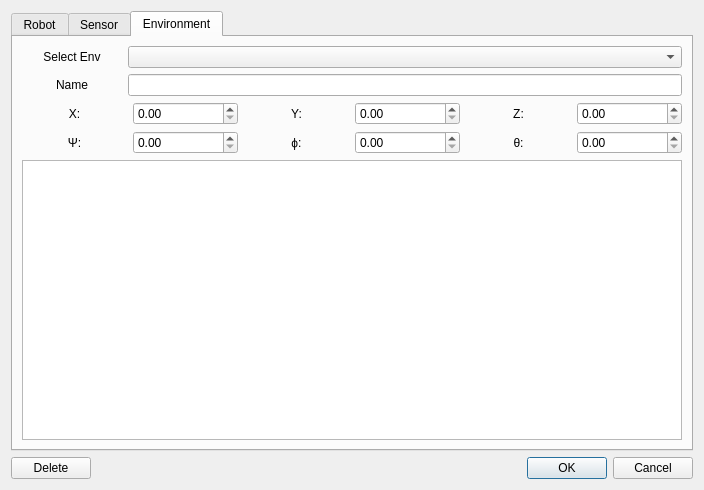
<?xml version="1.0" encoding="UTF-8"?>
<ui version="4.0">
 <class>EntityEditWindow</class>
 <widget class="QDialog" name="EntityEditWindow">
  <property name="geometry">
   <rect>
    <x>0</x>
    <y>0</y>
    <width>704</width>
    <height>490</height>
   </rect>
  </property>
  <property name="windowTitle">
   <string>Dialog</string>
  </property>
  <layout class="QGridLayout" name="gridLayout">
   <item row="1" column="0">
    <layout class="QHBoxLayout" name="horizontalLayout">
     <item>
      <widget class="QPushButton" name="deleteButton">
       <property name="sizePolicy">
        <sizepolicy hsizetype="Minimum" vsizetype="Fixed">
         <horstretch>0</horstretch>
         <verstretch>0</verstretch>
        </sizepolicy>
       </property>
       <property name="text">
        <string>Delete</string>
       </property>
      </widget>
     </item>
     <item>
      <widget class="QDialogButtonBox" name="buttonBox">
       <property name="sizePolicy">
        <sizepolicy hsizetype="Minimum" vsizetype="Fixed">
         <horstretch>0</horstretch>
         <verstretch>0</verstretch>
        </sizepolicy>
       </property>
       <property name="layoutDirection">
        <enum>Qt::LeftToRight</enum>
       </property>
       <property name="orientation">
        <enum>Qt::Horizontal</enum>
       </property>
       <property name="standardButtons">
        <set>QDialogButtonBox::Cancel|QDialogButtonBox::Ok</set>
       </property>
      </widget>
     </item>
    </layout>
   </item>
   <item row="0" column="0">
    <widget class="QTabWidget" name="editEntityTab">
     <property name="currentIndex">
      <number>2</number>
     </property>
     <widget class="QWidget" name="addRobot">
      <attribute name="title">
       <string>Robot</string>
      </attribute>
      <layout class="QGridLayout" name="gridLayout_4">
       <item row="2" column="0">
        <layout class="QGridLayout" name="gridLayout_3">
         <item row="0" column="0">
          <layout class="QHBoxLayout" name="horizontalLayout_13">
           <item>
            <widget class="QLabel" name="label_13">
             <property name="text">
              <string>X:</string>
             </property>
             <property name="alignment">
              <set>Qt::AlignCenter</set>
             </property>
            </widget>
           </item>
           <item>
            <widget class="QDoubleSpinBox" name="robotPosX"/>
           </item>
          </layout>
         </item>
         <item row="0" column="1">
          <layout class="QHBoxLayout" name="horizontalLayout_8">
           <item>
            <widget class="QLabel" name="label_8">
             <property name="text">
              <string>Y:</string>
             </property>
             <property name="alignment">
              <set>Qt::AlignCenter</set>
             </property>
            </widget>
           </item>
           <item>
            <widget class="QDoubleSpinBox" name="robotPosY"/>
           </item>
          </layout>
         </item>
         <item row="0" column="2">
          <layout class="QHBoxLayout" name="horizontalLayout_12">
           <item>
            <widget class="QLabel" name="label_12">
             <property name="text">
              <string>Z:</string>
             </property>
             <property name="alignment">
              <set>Qt::AlignCenter</set>
             </property>
            </widget>
           </item>
           <item>
            <widget class="QDoubleSpinBox" name="robotPosZ"/>
           </item>
          </layout>
         </item>
         <item row="1" column="0">
          <layout class="QHBoxLayout" name="horizontalLayout_11">
           <item>
            <widget class="QLabel" name="label_11">
             <property name="text">
              <string>Ψ:</string>
             </property>
             <property name="alignment">
              <set>Qt::AlignCenter</set>
             </property>
            </widget>
           </item>
           <item>
            <widget class="QDoubleSpinBox" name="robotRotX"/>
           </item>
          </layout>
         </item>
         <item row="1" column="1">
          <layout class="QHBoxLayout" name="horizontalLayout_10">
           <item>
            <widget class="QLabel" name="label_10">
             <property name="text">
              <string>ϕ:</string>
             </property>
             <property name="alignment">
              <set>Qt::AlignCenter</set>
             </property>
            </widget>
           </item>
           <item>
            <widget class="QDoubleSpinBox" name="robotRotY"/>
           </item>
          </layout>
         </item>
         <item row="1" column="2">
          <layout class="QHBoxLayout" name="horizontalLayout_9">
           <item>
            <widget class="QLabel" name="label_9">
             <property name="text">
              <string>θ:</string>
             </property>
             <property name="alignment">
              <set>Qt::AlignCenter</set>
             </property>
            </widget>
           </item>
           <item>
            <widget class="QDoubleSpinBox" name="robotRotZ"/>
           </item>
          </layout>
         </item>
        </layout>
       </item>
       <item row="3" column="0">
        <widget class="QTableWidget" name="robotAdvancedOptions"/>
       </item>
       <item row="0" column="0">
        <layout class="QHBoxLayout" name="horizontalLayout_14">
         <item>
          <widget class="QLabel" name="label_14">
           <property name="minimumSize">
            <size>
             <width>100</width>
             <height>0</height>
            </size>
           </property>
           <property name="baseSize">
            <size>
             <width>0</width>
             <height>0</height>
            </size>
           </property>
           <property name="text">
            <string>Select Robot</string>
           </property>
           <property name="alignment">
            <set>Qt::AlignCenter</set>
           </property>
          </widget>
         </item>
         <item>
          <widget class="QComboBox" name="robotComboBox">
           <property name="sizePolicy">
            <sizepolicy hsizetype="Expanding" vsizetype="Fixed">
             <horstretch>0</horstretch>
             <verstretch>0</verstretch>
            </sizepolicy>
           </property>
          </widget>
         </item>
        </layout>
       </item>
       <item row="1" column="0">
        <layout class="QHBoxLayout" name="horizontalLayout_15">
         <item>
          <widget class="QLabel" name="label_7">
           <property name="minimumSize">
            <size>
             <width>100</width>
             <height>0</height>
            </size>
           </property>
           <property name="baseSize">
            <size>
             <width>0</width>
             <height>0</height>
            </size>
           </property>
           <property name="text">
            <string>Name</string>
           </property>
           <property name="alignment">
            <set>Qt::AlignCenter</set>
           </property>
          </widget>
         </item>
         <item>
          <widget class="QLineEdit" name="robotName"/>
         </item>
        </layout>
       </item>
      </layout>
      <zorder>robotAdvancedOptions</zorder>
      <zorder></zorder>
      <zorder></zorder>
     </widget>
     <widget class="QWidget" name="addSensor">
      <attribute name="title">
       <string>Sensor</string>
      </attribute>
      <layout class="QGridLayout" name="gridLayout_7">
       <item row="0" column="0">
        <layout class="QHBoxLayout" name="horizontalLayout_18">
         <item>
          <widget class="QLabel" name="label_18">
           <property name="minimumSize">
            <size>
             <width>100</width>
             <height>0</height>
            </size>
           </property>
           <property name="baseSize">
            <size>
             <width>0</width>
             <height>0</height>
            </size>
           </property>
           <property name="text">
            <string>Select Sensor</string>
           </property>
           <property name="alignment">
            <set>Qt::AlignCenter</set>
           </property>
          </widget>
         </item>
         <item>
          <widget class="QComboBox" name="sensorComboBox">
           <property name="sizePolicy">
            <sizepolicy hsizetype="Expanding" vsizetype="Fixed">
             <horstretch>0</horstretch>
             <verstretch>0</verstretch>
            </sizepolicy>
           </property>
          </widget>
         </item>
        </layout>
       </item>
       <item row="1" column="0">
        <layout class="QHBoxLayout" name="horizontalLayout_17">
         <item>
          <widget class="QLabel" name="label_17">
           <property name="minimumSize">
            <size>
             <width>100</width>
             <height>0</height>
            </size>
           </property>
           <property name="baseSize">
            <size>
             <width>0</width>
             <height>0</height>
            </size>
           </property>
           <property name="text">
            <string>Name</string>
           </property>
           <property name="alignment">
            <set>Qt::AlignCenter</set>
           </property>
          </widget>
         </item>
         <item>
          <widget class="QLineEdit" name="sensorName"/>
         </item>
        </layout>
       </item>
       <item row="2" column="0">
        <layout class="QGridLayout" name="gridLayout_6">
         <item row="0" column="0">
          <layout class="QHBoxLayout" name="horizontalLayout_19">
           <item>
            <widget class="QLabel" name="label_19">
             <property name="text">
              <string>X:</string>
             </property>
             <property name="alignment">
              <set>Qt::AlignCenter</set>
             </property>
            </widget>
           </item>
           <item>
            <widget class="QDoubleSpinBox" name="sensorPosX"/>
           </item>
          </layout>
         </item>
         <item row="0" column="1">
          <layout class="QHBoxLayout" name="horizontalLayout_20">
           <item>
            <widget class="QLabel" name="label_20">
             <property name="text">
              <string>Y:</string>
             </property>
             <property name="alignment">
              <set>Qt::AlignCenter</set>
             </property>
            </widget>
           </item>
           <item>
            <widget class="QDoubleSpinBox" name="sensorPosY"/>
           </item>
          </layout>
         </item>
         <item row="0" column="2">
          <layout class="QHBoxLayout" name="horizontalLayout_21">
           <item>
            <widget class="QLabel" name="label_21">
             <property name="text">
              <string>Z:</string>
             </property>
             <property name="alignment">
              <set>Qt::AlignCenter</set>
             </property>
            </widget>
           </item>
           <item>
            <widget class="QDoubleSpinBox" name="sensorPosZ"/>
           </item>
          </layout>
         </item>
         <item row="1" column="0">
          <layout class="QHBoxLayout" name="horizontalLayout_22">
           <item>
            <widget class="QLabel" name="label_22">
             <property name="text">
              <string>Ψ:</string>
             </property>
             <property name="alignment">
              <set>Qt::AlignCenter</set>
             </property>
            </widget>
           </item>
           <item>
            <widget class="QDoubleSpinBox" name="sensorRotX"/>
           </item>
          </layout>
         </item>
         <item row="1" column="1">
          <layout class="QHBoxLayout" name="horizontalLayout_23">
           <item>
            <widget class="QLabel" name="label_23">
             <property name="text">
              <string>ϕ:</string>
             </property>
             <property name="alignment">
              <set>Qt::AlignCenter</set>
             </property>
            </widget>
           </item>
           <item>
            <widget class="QDoubleSpinBox" name="sensorRotY"/>
           </item>
          </layout>
         </item>
         <item row="1" column="2">
          <layout class="QHBoxLayout" name="horizontalLayout_24">
           <item>
            <widget class="QLabel" name="label_24">
             <property name="text">
              <string>θ:</string>
             </property>
             <property name="alignment">
              <set>Qt::AlignCenter</set>
             </property>
            </widget>
           </item>
           <item>
            <widget class="QDoubleSpinBox" name="sensorRotZ"/>
           </item>
          </layout>
         </item>
        </layout>
       </item>
       <item row="3" column="0">
        <widget class="QTableWidget" name="sensorAdvancedOptions"/>
       </item>
      </layout>
     </widget>
     <widget class="QWidget" name="addEnvironment">
      <attribute name="title">
       <string>Environment</string>
      </attribute>
      <layout class="QGridLayout" name="gridLayout_10">
       <item row="0" column="0">
        <layout class="QHBoxLayout" name="horizontalLayout_33">
         <item>
          <widget class="QLabel" name="label_33">
           <property name="minimumSize">
            <size>
             <width>100</width>
             <height>0</height>
            </size>
           </property>
           <property name="baseSize">
            <size>
             <width>0</width>
             <height>0</height>
            </size>
           </property>
           <property name="text">
            <string>Select Env</string>
           </property>
           <property name="alignment">
            <set>Qt::AlignCenter</set>
           </property>
          </widget>
         </item>
         <item>
          <widget class="QComboBox" name="environmentComboBox">
           <property name="sizePolicy">
            <sizepolicy hsizetype="Expanding" vsizetype="Fixed">
             <horstretch>0</horstretch>
             <verstretch>0</verstretch>
            </sizepolicy>
           </property>
          </widget>
         </item>
        </layout>
       </item>
       <item row="1" column="0">
        <layout class="QHBoxLayout" name="horizontalLayout_34">
         <item>
          <widget class="QLabel" name="label_34">
           <property name="minimumSize">
            <size>
             <width>100</width>
             <height>0</height>
            </size>
           </property>
           <property name="baseSize">
            <size>
             <width>0</width>
             <height>0</height>
            </size>
           </property>
           <property name="text">
            <string>Name</string>
           </property>
           <property name="alignment">
            <set>Qt::AlignCenter</set>
           </property>
          </widget>
         </item>
         <item>
          <widget class="QLineEdit" name="environmentName"/>
         </item>
        </layout>
       </item>
       <item row="2" column="0">
        <layout class="QGridLayout" name="gridLayout_9">
         <item row="0" column="0">
          <layout class="QHBoxLayout" name="horizontalLayout_35">
           <item>
            <widget class="QLabel" name="label_35">
             <property name="text">
              <string>X:</string>
             </property>
             <property name="alignment">
              <set>Qt::AlignCenter</set>
             </property>
            </widget>
           </item>
           <item>
            <widget class="QDoubleSpinBox" name="environmentPosX"/>
           </item>
          </layout>
         </item>
         <item row="0" column="1">
          <layout class="QHBoxLayout" name="horizontalLayout_36">
           <item>
            <widget class="QLabel" name="label_36">
             <property name="text">
              <string>Y:</string>
             </property>
             <property name="alignment">
              <set>Qt::AlignCenter</set>
             </property>
            </widget>
           </item>
           <item>
            <widget class="QDoubleSpinBox" name="environmentPosY"/>
           </item>
          </layout>
         </item>
         <item row="0" column="2">
          <layout class="QHBoxLayout" name="horizontalLayout_37">
           <item>
            <widget class="QLabel" name="label_37">
             <property name="text">
              <string>Z:</string>
             </property>
             <property name="alignment">
              <set>Qt::AlignCenter</set>
             </property>
            </widget>
           </item>
           <item>
            <widget class="QDoubleSpinBox" name="environmentPosZ"/>
           </item>
          </layout>
         </item>
         <item row="1" column="0">
          <layout class="QHBoxLayout" name="horizontalLayout_38">
           <item>
            <widget class="QLabel" name="label_38">
             <property name="text">
              <string>Ψ:</string>
             </property>
             <property name="alignment">
              <set>Qt::AlignCenter</set>
             </property>
            </widget>
           </item>
           <item>
            <widget class="QDoubleSpinBox" name="environmentRotX"/>
           </item>
          </layout>
         </item>
         <item row="1" column="1">
          <layout class="QHBoxLayout" name="horizontalLayout_39">
           <item>
            <widget class="QLabel" name="label_39">
             <property name="text">
              <string>ϕ:</string>
             </property>
             <property name="alignment">
              <set>Qt::AlignCenter</set>
             </property>
            </widget>
           </item>
           <item>
            <widget class="QDoubleSpinBox" name="environmentRotY"/>
           </item>
          </layout>
         </item>
         <item row="1" column="2">
          <layout class="QHBoxLayout" name="horizontalLayout_40">
           <item>
            <widget class="QLabel" name="label_40">
             <property name="text">
              <string>θ:</string>
             </property>
             <property name="alignment">
              <set>Qt::AlignCenter</set>
             </property>
            </widget>
           </item>
           <item>
            <widget class="QDoubleSpinBox" name="environmentRotZ"/>
           </item>
          </layout>
         </item>
        </layout>
       </item>
       <item row="3" column="0">
        <widget class="QTableWidget" name="environmentAdvancedOptions"/>
       </item>
      </layout>
     </widget>
    </widget>
   </item>
  </layout>
 </widget>
 <resources/>
 <connections>
  <connection>
   <sender>buttonBox</sender>
   <signal>accepted()</signal>
   <receiver>EntityEditWindow</receiver>
   <slot>accept()</slot>
   <hints>
    <hint type="sourcelabel">
     <x>248</x>
     <y>254</y>
    </hint>
    <hint type="destinationlabel">
     <x>157</x>
     <y>274</y>
    </hint>
   </hints>
  </connection>
  <connection>
   <sender>buttonBox</sender>
   <signal>rejected()</signal>
   <receiver>EntityEditWindow</receiver>
   <slot>reject()</slot>
   <hints>
    <hint type="sourcelabel">
     <x>316</x>
     <y>260</y>
    </hint>
    <hint type="destinationlabel">
     <x>286</x>
     <y>274</y>
    </hint>
   </hints>
  </connection>
 </connections>
</ui>
